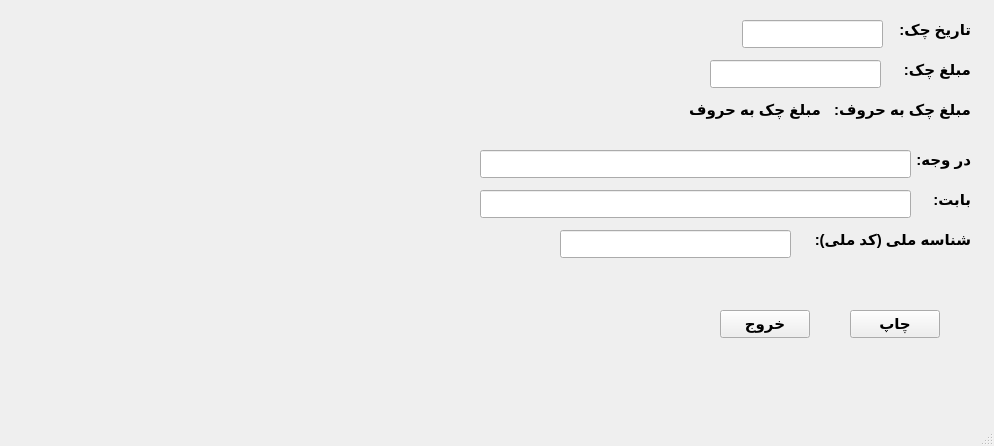
<?xml version="1.0" encoding="UTF-8"?>
<ui version="4.0">
 <class>ChequePrint</class>
 <widget class="QMainWindow" name="ChequePrint">
  <property name="geometry">
   <rect>
    <x>0</x>
    <y>0</y>
    <width>994</width>
    <height>446</height>
   </rect>
  </property>
  <property name="minimumSize">
   <size>
    <width>994</width>
    <height>446</height>
   </size>
  </property>
  <property name="maximumSize">
   <size>
    <width>994</width>
    <height>446</height>
   </size>
  </property>
  <property name="font">
   <font>
    <family>Tahoma</family>
    <pointsize>12</pointsize>
    <weight>75</weight>
    <bold>true</bold>
   </font>
  </property>
  <property name="windowTitle">
   <string>چاپ چک</string>
  </property>
  <property name="locale">
   <locale language="Persian" country="Iran"/>
  </property>
  <widget class="QWidget" name="centralwidget">
   <property name="font">
    <font>
     <family>Tahoma</family>
     <pointsize>11</pointsize>
     <weight>75</weight>
     <bold>true</bold>
    </font>
   </property>
   <widget class="QLabel" name="label_2">
    <property name="geometry">
     <rect>
      <x>890</x>
      <y>60</y>
      <width>81</width>
      <height>20</height>
     </rect>
    </property>
    <property name="layoutDirection">
     <enum>Qt::RightToLeft</enum>
    </property>
    <property name="text">
     <string>مبلغ چک: </string>
    </property>
   </widget>
   <widget class="QLabel" name="label_3">
    <property name="geometry">
     <rect>
      <x>890</x>
      <y>150</y>
      <width>81</width>
      <height>20</height>
     </rect>
    </property>
    <property name="layoutDirection">
     <enum>Qt::RightToLeft</enum>
    </property>
    <property name="text">
     <string>در وجه: </string>
    </property>
   </widget>
   <widget class="QLabel" name="label_4">
    <property name="geometry">
     <rect>
      <x>790</x>
      <y>230</y>
      <width>181</width>
      <height>20</height>
     </rect>
    </property>
    <property name="layoutDirection">
     <enum>Qt::RightToLeft</enum>
    </property>
    <property name="text">
     <string>شناسه ملی (کد ملی):</string>
    </property>
   </widget>
   <widget class="QPushButton" name="PrintButton">
    <property name="geometry">
     <rect>
      <x>850</x>
      <y>310</y>
      <width>90</width>
      <height>28</height>
     </rect>
    </property>
    <property name="text">
     <string>چاپ</string>
    </property>
    <property name="autoDefault">
     <bool>true</bool>
    </property>
   </widget>
   <widget class="QLineEdit" name="TarixEdit">
    <property name="geometry">
     <rect>
      <x>742</x>
      <y>20</y>
      <width>141</width>
      <height>28</height>
     </rect>
    </property>
   </widget>
   <widget class="QLabel" name="label_6">
    <property name="geometry">
     <rect>
      <x>820</x>
      <y>100</y>
      <width>151</width>
      <height>20</height>
     </rect>
    </property>
    <property name="layoutDirection">
     <enum>Qt::RightToLeft</enum>
    </property>
    <property name="text">
     <string>مبلغ چک به حروف: </string>
    </property>
   </widget>
   <widget class="QLabel" name="label_5">
    <property name="geometry">
     <rect>
      <x>920</x>
      <y>190</y>
      <width>51</width>
      <height>20</height>
     </rect>
    </property>
    <property name="layoutDirection">
     <enum>Qt::RightToLeft</enum>
    </property>
    <property name="text">
     <string>بابت: </string>
    </property>
   </widget>
   <widget class="QLineEdit" name="DarvachEdit">
    <property name="geometry">
     <rect>
      <x>480</x>
      <y>150</y>
      <width>431</width>
      <height>28</height>
     </rect>
    </property>
   </widget>
   <widget class="QLabel" name="label">
    <property name="geometry">
     <rect>
      <x>890</x>
      <y>20</y>
      <width>81</width>
      <height>20</height>
     </rect>
    </property>
    <property name="layoutDirection">
     <enum>Qt::RightToLeft</enum>
    </property>
    <property name="text">
     <string>تاریخ چک: </string>
    </property>
   </widget>
   <widget class="QLineEdit" name="BabetEdit">
    <property name="geometry">
     <rect>
      <x>480</x>
      <y>190</y>
      <width>431</width>
      <height>28</height>
     </rect>
    </property>
   </widget>
   <widget class="QLabel" name="hlabel">
    <property name="geometry">
     <rect>
      <x>10</x>
      <y>100</y>
      <width>811</width>
      <height>20</height>
     </rect>
    </property>
    <property name="layoutDirection">
     <enum>Qt::RightToLeft</enum>
    </property>
    <property name="text">
     <string>مبلغ چک به حروف</string>
    </property>
   </widget>
   <widget class="QLineEdit" name="MablaghEdit">
    <property name="geometry">
     <rect>
      <x>710</x>
      <y>60</y>
      <width>171</width>
      <height>28</height>
     </rect>
    </property>
    <property name="maxLength">
     <number>15</number>
    </property>
   </widget>
   <widget class="QLineEdit" name="KodemelliEdit">
    <property name="geometry">
     <rect>
      <x>560</x>
      <y>230</y>
      <width>231</width>
      <height>28</height>
     </rect>
    </property>
    <property name="maxLength">
     <number>11</number>
    </property>
   </widget>
   <widget class="QPushButton" name="ExitButton">
    <property name="geometry">
     <rect>
      <x>720</x>
      <y>310</y>
      <width>90</width>
      <height>28</height>
     </rect>
    </property>
    <property name="text">
     <string>خروج</string>
    </property>
   </widget>
  </widget>
  <widget class="QMenuBar" name="menubar">
   <property name="geometry">
    <rect>
     <x>0</x>
     <y>0</y>
     <width>994</width>
     <height>27</height>
    </rect>
   </property>
  </widget>
  <widget class="QStatusBar" name="statusbar"/>
 </widget>
 <tabstops>
  <tabstop>TarixEdit</tabstop>
  <tabstop>MablaghEdit</tabstop>
  <tabstop>DarvachEdit</tabstop>
  <tabstop>BabetEdit</tabstop>
  <tabstop>KodemelliEdit</tabstop>
  <tabstop>PrintButton</tabstop>
  <tabstop>ExitButton</tabstop>
 </tabstops>
 <resources/>
 <connections/>
</ui>
